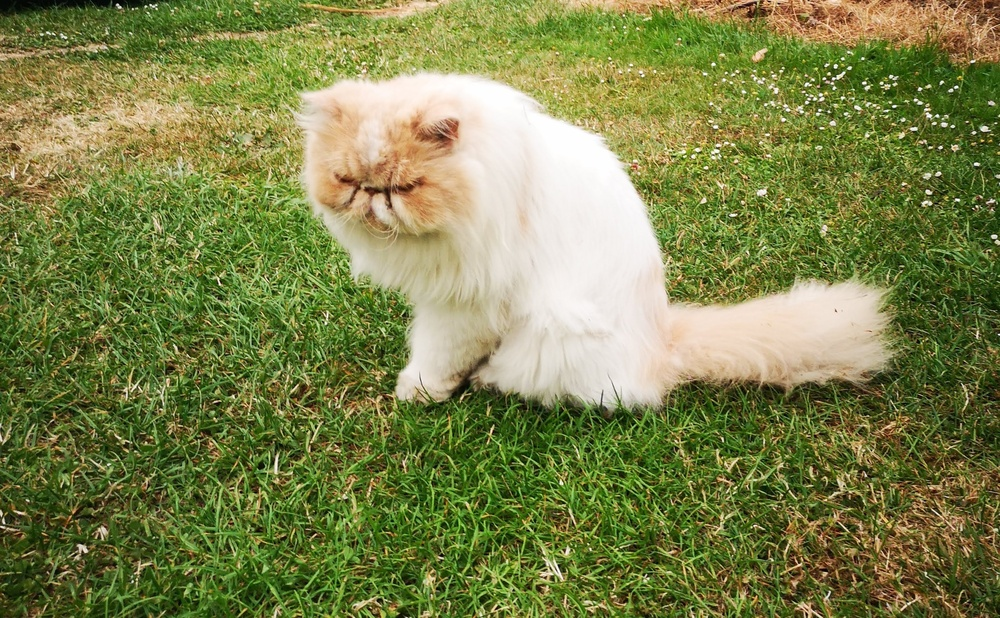
#> input picture new_years_eve_cat.jpg, 1000 x 618 px, shrunk from 3402 x 2102 before the run
$ python removeBg.py
#> lines starting #> are read from the running program, lines starting #| are printed output that depends on the picture; after the words box and inside, x2 and y2 are one past the last pixel; in counts of white or black regions, pixels touching at a corner belong together
#> in main, img is the input picture: shape (618, 1000, 3); mean B, G, R 74.7, 130.7, 124
import cv2 as cv
import numpy as np

# Very simple attempt to remove background from an image
# Works ok but is a bit fine-tuned....


def coloredSplit(img, channel="ch1"):
    """Color channels of image. Just needed for debugging"""
    zero = np.zeros(img.shape, dtype=img.dtype)
    if channel == "ch1":
        return cv.merge((img, zero, zero))
    if channel == "ch2":
        return cv.merge((zero, img, zero))
    if channel == "ch3":
        return cv.merge((zero, zero, img))


def blurAndThreshold(channel):
    """try to make boundary between object and bkg with similar color"""
    channel = cv.GaussianBlur(channel, (15, 15), cv.BORDER_DEFAULT)
    ret, channel = cv.threshold(channel, 110, 255, cv.THRESH_BINARY)
    return channel


def splitAndPreprocess(img, debug=False):
    """split img into individual channels and apply some preprocessing"""
#> called with debug = False
    ch1, ch2, ch3 = cv.split(img)
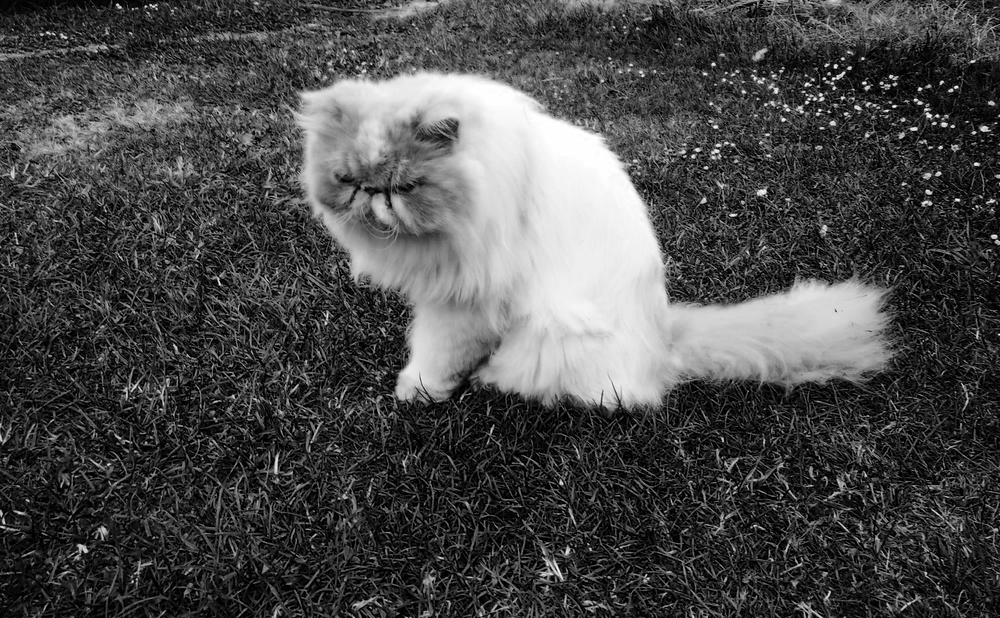
#> ch1: shape (618, 1000); min 0, max 255, mean 74.7
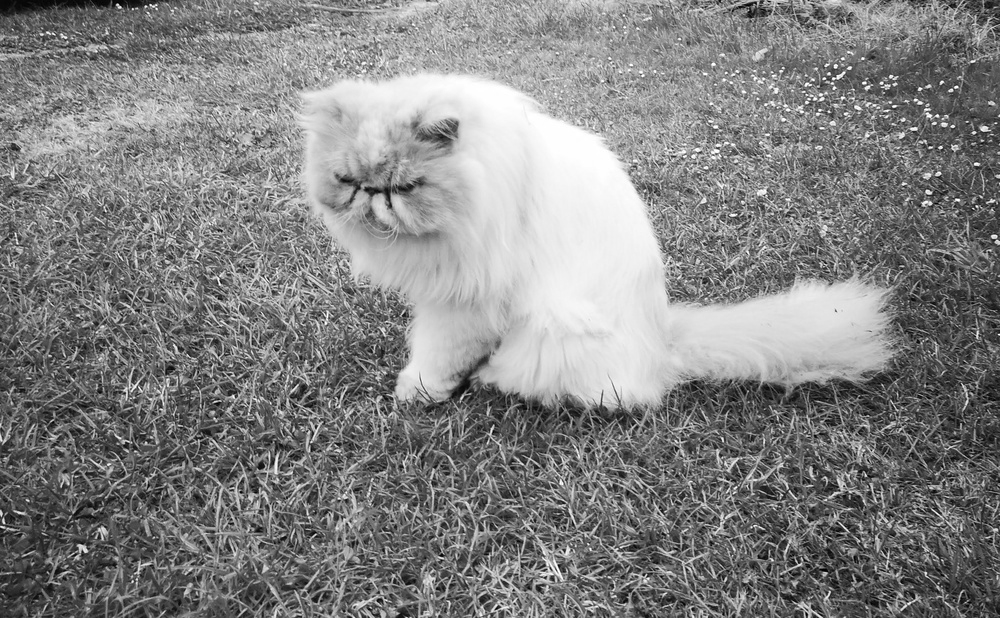
#> ch2: shape (618, 1000); min 0, max 255, mean 130.7
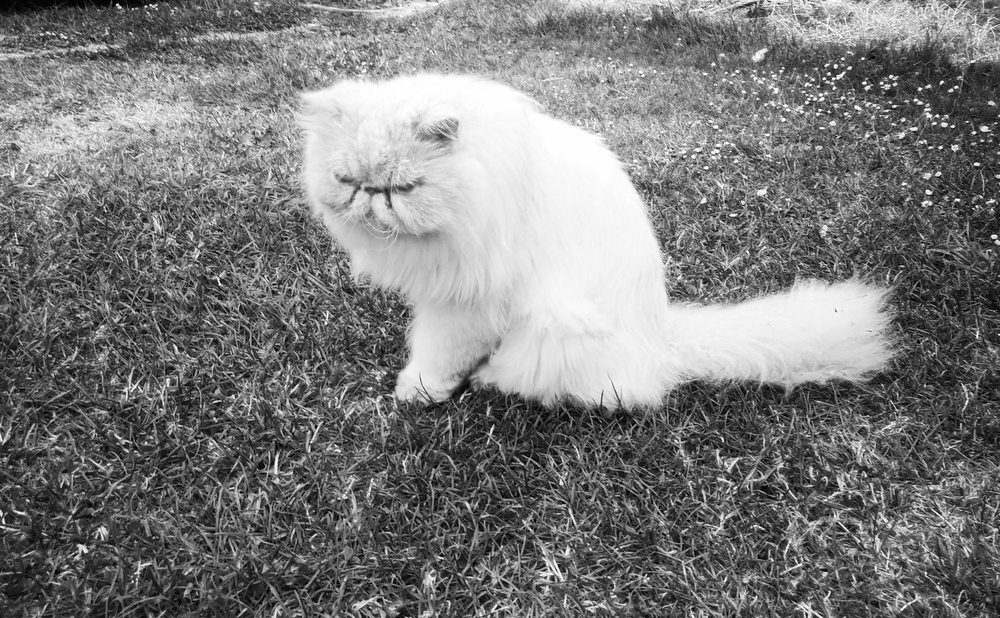
#> ch3: shape (618, 1000); min 0, max 255, mean 124

    ch1 = blurAndThreshold(ch1)
#> in blurAndThreshold, `ret, channel = cv.threshold(channel, 110, 255, cv.THRESH_BINARY)`:
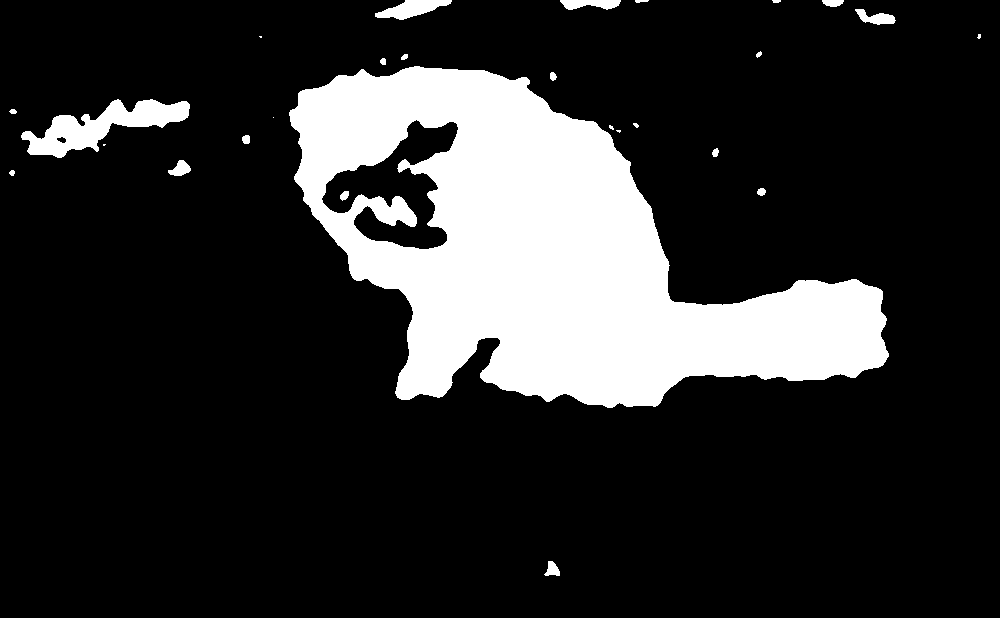
#> channel: shape (618, 1000); 17.9% white; 27 white regions (6 under 20 px), largest, box (x1, y1, x2, y2) and area: (289, 66, 889, 408) 103684, (21, 99, 190, 158) 4112, (375, 0, 452, 20) 838
    ch2 = blurAndThreshold(ch2)
#> in blurAndThreshold (call 2), `ret, channel = cv.threshold(channel, 110, 255, cv.THRESH_BINARY)`: channel: shape (618, 1000); 59.7% white; 94 black regions (21 under 20 px), largest, box (x1, y1, x2, y2) and area: (0, 34, 1000, 618) 228609, (0, 0, 202, 62) 8215, (943, 0, 1000, 43) 1045
    ch3 = blurAndThreshold(ch2)
#> in blurAndThreshold (call 3), `ret, channel = cv.threshold(channel, 110, 255, cv.THRESH_BINARY)`:
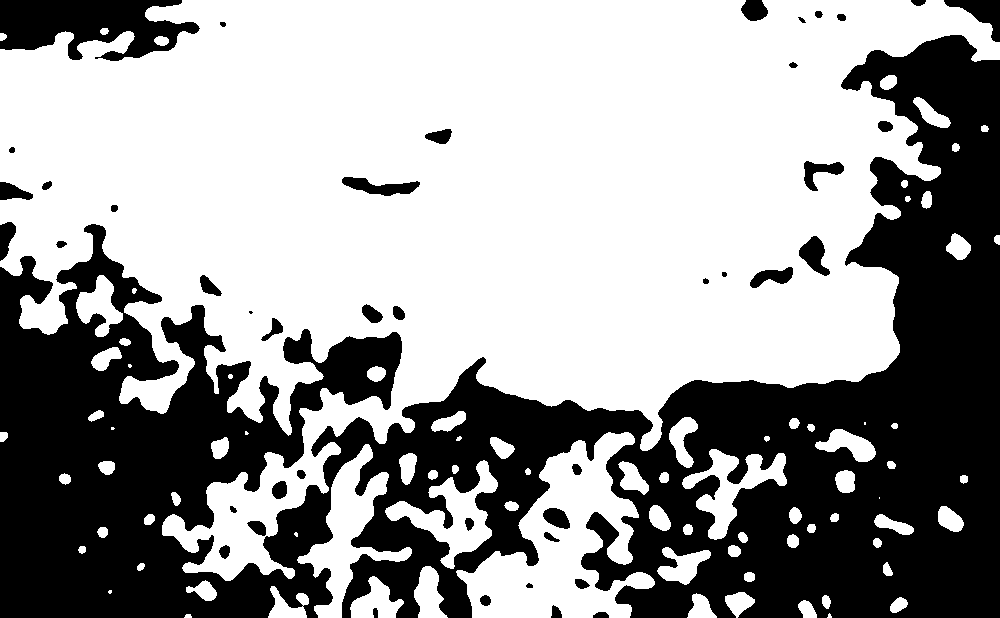
#> channel: shape (618, 1000); 60.9% white; 44 black regions (1 under 20 px)

    if debug:
        thresstack = np.hstack([coloredSplit(ch1, "ch1"),
                                coloredSplit(ch2, "ch2"),
                                coloredSplit(ch3, "ch3"),
                                cv.merge((ch1, ch2, ch3))])
        cv.imwrite("split.png", thresstack)

    return ch1, ch2, ch3


def getMaskFromLargestContour(channel):
    """Get contour from image and return largest one as mask."""

    contours, hierarchy = cv.findContours(channel, cv.RETR_LIST,
                                          cv.CHAIN_APPROX_NONE)
#> contours = 29 contours, 11 with area under 20; largest, box (x1, y1, x2, y2) and area: (289, 66, 889, 408) 110558, (321, 119, 459, 250) 8052, (21, 99, 190, 158) 3936, (375, 0, 452, 20) 758, (560, 0, 621, 10) 378
    max_ar = 0
    max_cnt = 0
    for i, cnt in enumerate(contours):
        if cv.contourArea(cnt) > max_ar:
            max_ar = cv.contourArea(cnt)
            max_cnt = cnt
#> this loop made 29 passes
#> max_ar on passes 1, 5, 13, 18: 129, 195, 8052, 110558
#> cnt on pass 14: [[273, 117]]
#> after the loop, max_ar = 110558; max_cnt = contour of 1696 points, box (x1, y1, x2, y2) (289, 66, 889, 408), area 110558

    x, y = channel.shape
#> x = 618; y = 1000
    mask = np.zeros((x, y, 4), dtype=channel.dtype)
    return cv.drawContours(mask, [max_cnt], 0, (255, 255, 255, 255), -1)


def addAlpha(img):
    """Add alpha to image"""
    ch1, ch2, ch3 = cv.split(img)
    alpha_channel = np.full(ch1.shape, 255, dtype=ch1.dtype)
    return cv.merge((ch1, ch2, ch3, alpha_channel))


def removeBg(img, mask, debug=False):
    """Remove background by masking out largest contour"""
#> called with debug = False
    result = cv.bitwise_and(img, mask)
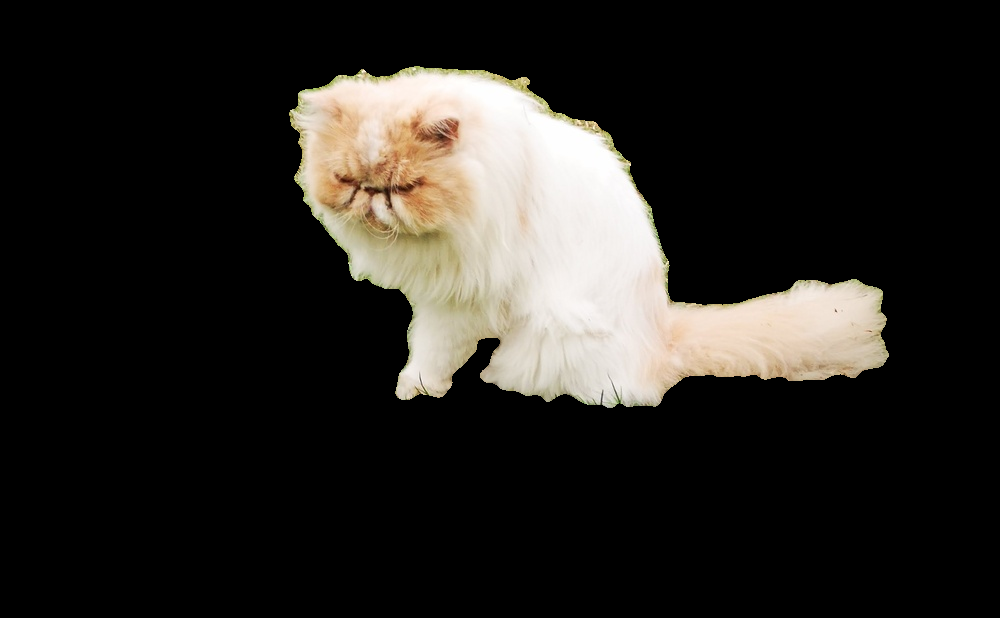
#> result: shape (618, 1000, 4); mean B, G, R, A 33.5, 37.3, 39.8, 46

    if debug:
        cv.imwrite("original.png", img)
        cv.imwrite("removed.png", result)

    double = np.vstack([img, result])
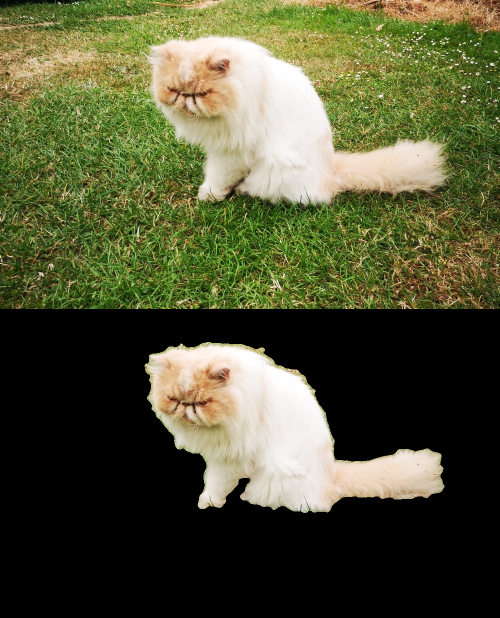
#> double: shape (1236, 1000, 4) (shown at 1/2 size); mean B, G, R, A 54.1, 84, 81.9, 150.5
    cv.imwrite("sidebyside.png", double)


def main():
    debug = False
    img = cv.imread('new_years_eve_cat.jpg')
    ch1, ch2, ch3 = splitAndPreprocess(img, debug)
    mask = getMaskFromLargestContour(ch1)
    img_BGRA = addAlpha(img)
    removeBg(img_BGRA, mask, debug)


if __name__ == '__main__':
    main()
